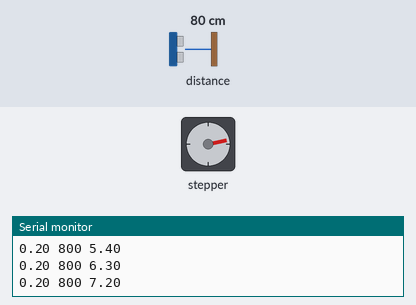
Bench run of a sketch on a simulated Arduino Uno, built with avr-gcc and run on an emulated ATmega328P. Shown: stepper motor, the last lines printed to the serial monitor. The test bench sets the inputs (shaded band); at power-on: distance to the obstacle 80 cm. Stepper angles assume 2048 steps per turn.

Above: at 4.3 s.
4.4 s: distance to the obstacle set to 2 cm
At 4.94 s:
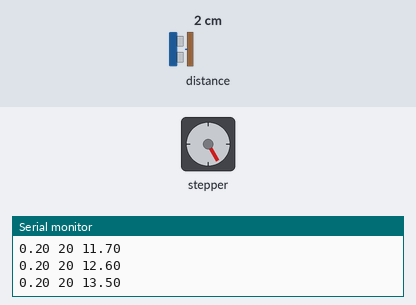
7.4 s: distance to the obstacle set to 120 cm
At 7.73 s:
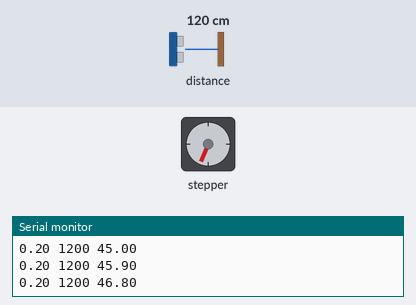
Timing chart, 0 to 19.4 s (numbered marks = the images above; inputs shaded):
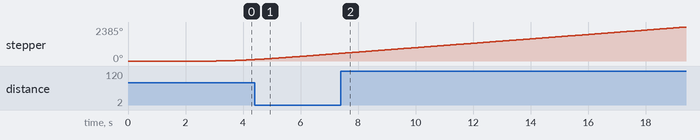

The sketch:

test_delay.ino
```cpp
#include <AccelStepper.h>
#include <Wire.h>
#include <VL53L0X.h>

AccelStepper stepper;
VL53L0X sensor;
double degree = 0;
void setup()
{
    stepper.setMaxSpeed(2000.0);
    stepper.setAcceleration(1000.0);
    Serial.begin(9600);
    Serial.begin(9600);
    Wire.begin();
    sensor.setTimeout(500);
    if (!sensor.init())
    {
      Serial.println("Failed to detect and initialize sensor!");
      //while (1) {}
    }
    sensor.setMeasurementTimingBudget(1000);
}

void loop()
{

    if (stepper.distanceToGo() == 0)
    {
      stepper.setCurrentPosition(0);
      stepper.moveTo(6400*4);
      delay(3000);
    }
    stepper.run();
    //Serial.print(stepper.distanceToGo());
    //Serial.print(" ");
    if (stepper.distanceToGo()% (64) == 0)
    {
    //Serial.print(stepper.distanceToGo());
    degree+=0.9;
    Serial.print(0.2);
    Serial.print(" ");
    Serial.print(sensor.readRangeSingleMillimeters());
    Serial.print(" ");
    //Serial.println((stepper.distanceToGo() * 400 / (6400*4)) * 0.9);
    Serial.println(degree);

    }
    //stepper.stop();
}
```
